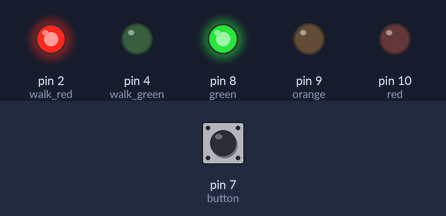
A sketch run on a simulated Arduino Uno, built with avr-gcc and run on an emulated ATmega328P. On the bench: output pins drawn as LEDs (lit = HIGH). The test bench sets the inputs (shaded band); at power-on: pin 7 (button) HIGH.

Above: at 1.2 s.
1.3 s: pin 7 (button) pulled LOW for 0.15 s
At 2.2 s:
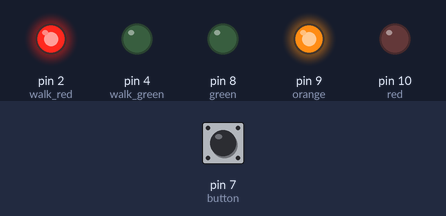
7.4 s: pin 7 (button) pulled LOW for 3.2 s
At 8.7 s:
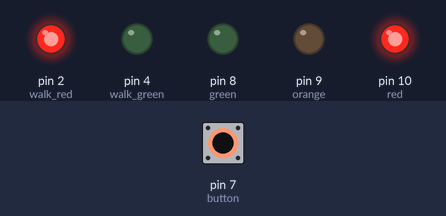
At 12.2 s:
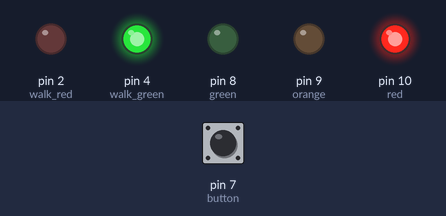
Timing chart, 0 to 18.1 s (numbered marks = the images above; inputs shaded):
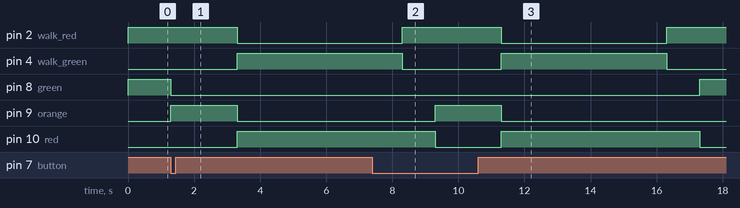

The sketch:

sketch.ino
```cpp
const int red = 10;
const int orange = 9;
const int green = 8;

const int walk_red = 2;
const int walk_green = 4;

const int button = 7;

void setup() {
  pinMode(red, OUTPUT);
  pinMode(orange, OUTPUT);
  pinMode(green, OUTPUT);

  pinMode(walk_red, OUTPUT);
  pinMode(walk_green, OUTPUT);

  pinMode(button, INPUT_PULLUP);

  digitalWrite(green, HIGH);
  digitalWrite(walk_red, HIGH);

}

void loop() {
  if( digitalRead(button) == LOW)
  {
    digitalWrite(green, LOW);
    digitalWrite(orange, HIGH);

    delay(2000);

    digitalWrite(orange, LOW);
    digitalWrite(red, HIGH);

    digitalWrite(walk_red, LOW);
    digitalWrite(walk_green, HIGH);

    delay(5000);

    digitalWrite(walk_green, LOW);
    digitalWrite(walk_red, HIGH);

    delay(1000);

    digitalWrite(red, LOW);
    digitalWrite(green, HIGH);
  }

}
```

Measured:
- after the input at 1.3 s, pin 2 (walk_red): HIGH → LOW after 2.0 s; pin 4 (walk_green), pin 10 (red): LOW → HIGH after 2.0 s; pin 8 (green): HIGH → LOW at once; pin 9 (orange): LOW → HIGH at once, → LOW 2.0 s later
- after the input at 7.4 s, pin 8 (green): LOW → HIGH after 9.9 s instead of 1.9 s; pin 9 (orange): LOW → HIGH after 1.9 s, → LOW 2.0 s later
